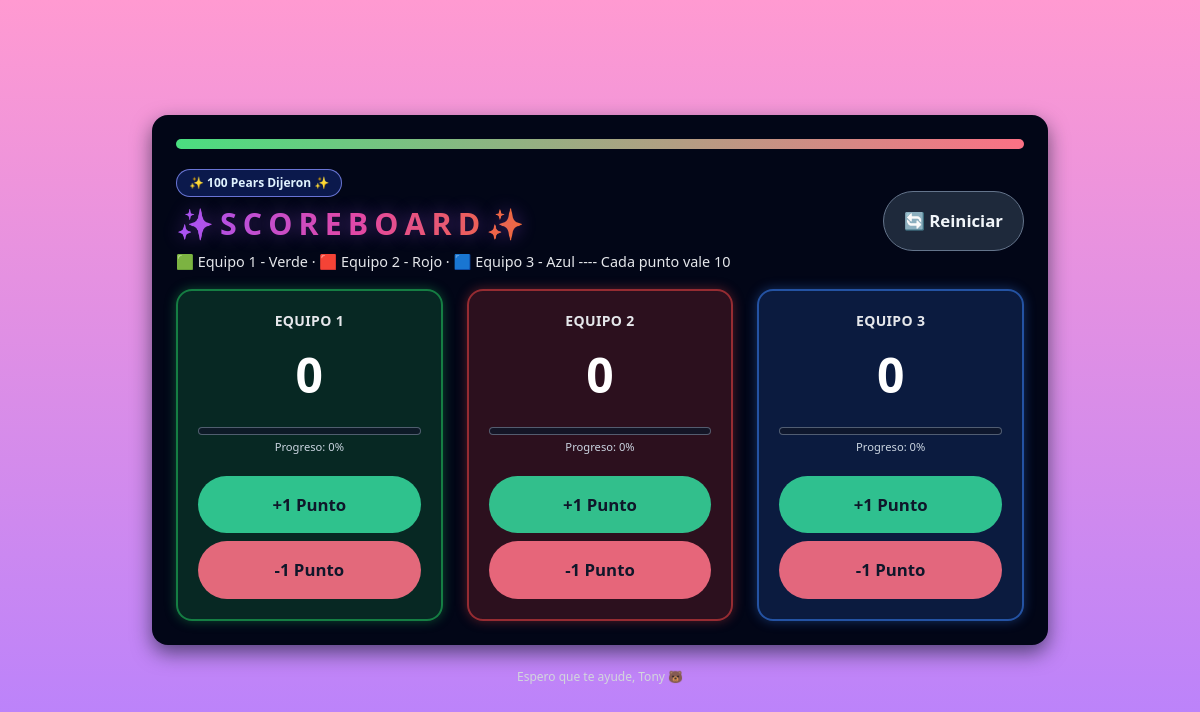
The page / on the database its author committed.
### scoreboard/models.py (models this page shows, shortened)
class Team(models.Model):
    name = models.CharField(max_length=50)
    color = models.CharField(max_length=20, blank=True)
    points = models.IntegerField(default=0)
    MAX_POINTS = 200
    @property
    def progress(self) -> int:
        if self.MAX_POINTS <= 0:
            return 0
        pct = (self.points / self.MAX_POINTS) * 100
        pct = max(0, min(100, pct))
        return int(pct)

### scoreboard/views.py (the view)
# urls.py: path("", views.index, name="index"),
def index(request):
    teams = Team.objects.all().order_by("id")
    return render(request, "scoreboard/index.html", {"teams": teams})

### scoreboard/templates/scoreboard/index.html (shortened to what this page needs)
{% extends "scoreboard/base.html" %}
{% block content %}
    <div class="card p-6">
        <div class="board-strip mb-5"></div>
        <div class="flex items-center justify-between mb-4">
        <div class="space-y-1">
            <span class="title-pill">
            ✨ 100 Pears Dijeron ✨
            </span>
            <h1 class="title-main title-main-shadow mt-1">
            </h1>
            <p class="title-sub">
            🟩 Equipo 1 - Verde · 🟥 Equipo 2 - Rojo · 🟦 Equipo 3 - Azul ---- Cada punto vale 10
            </p>
        </div>
        <div>
            <form hx-post="{% url 'scoreboard:reset_scores' %}" hx-target="#scores" hx-swap="outerHTML">
            <button class="btn-giant bg-slate-800 hover:bg-slate-700 text-slate-100 border border-slate-500">
                🔄 Reiniciar
            </button>
            </form>
        </div>
        </div>
        {% include "scoreboard/_scores.html" %}
    </div>
    <div class="mt-6 text-center text-gray-300 text-xs">
        Espero que te ayude, Tony 🐻
    </div>
{% endblock %}

### scoreboard/templates/scoreboard/_scores.html (shortened to what this page needs)
<div id="scores" class="grid grid-cols-1 md:grid-cols-3 gap-6">
  {% for team in teams %}
    <div
      class="card p-5 text-center
      {% if forloop.counter == 1 %} team-card-green
      {% elif forloop.counter == 2 %} team-card-red
      {% else %} team-card-blue
      {% endif %}"
    >
      <div class="text-sm font-semibold uppercase tracking-wide mb-2 team-name">
        {{ team.name }}
      </div>
      <div class="score-num text-white" id="score-{{ team.id }}">
        {{ team.points }}
      </div>
      <div class="mt-4">
        <div class="progress-track">
        </div>
        <p class="mt-1 text-[0.7rem] text-slate-300">
          Progreso: {{ team.progress }}%
        </p>
      </div>
      <div class="mt-5 flex flex-col gap-2">
        <form
          hx-post="{% url 'scoreboard:add_points' team.id %}"
          hx-target="#scores"
          hx-swap="outerHTML"
        >
          <button
            type="submit"
            class="btn-giant bg-emerald-400/90 hover:bg-emerald-300 text-slate-900 w-full"
          >
            +1 Punto
          </button>
        </form>
        <form
          hx-post="{% url 'scoreboard:subtract_points' team.id %}"
          hx-target="#scores"
          hx-swap="outerHTML"
        >
          <button
            type="submit"
            class="btn-giant bg-rose-400/90 hover:bg-rose-300 text-slate-900 w-full"
          >
            -1 Punto
          </button>
        </form>
      </div>
    </div>
  {% endfor %}
</div>

### scoreboard/templates/scoreboard/base.html (style rules this page uses)
body { background: linear-gradient(180deg, #ff9ad1, #b480ff); background-attachment: fixed; font-family: ui-sans-serif, system-ui, -apple-system, "Segoe UI", Roboto, "Helvetica Neue", Arial; }
.card { border-radius: 16px; box-shadow: 0 8px 20px rgba(15,23,42,0.6); background: #020617; }
.score-num { font-weight: 800; font-size: 3rem; color: #ffffff !important; }
.btn-giant { padding: 1rem 1.25rem; border-radius: 9999px; font-weight: 700; font-size: 1.05rem; transition: 0.2s ease-in-out; }
.team-card-green { background: rgba(34, 197, 94, 0.18); backdrop-filter: blur(6px); border: 2px solid rgba(34, 197, 94, 0.55); box-shadow: 0 0 12px rgba(34, 197, 94, 0.35); }
.team-card-red { background: rgba(239, 68, 68, 0.18); backdrop-filter: blur(6px); border: 2px solid rgba(239, 68, 68, 0.55); box-shadow: 0 0 12px rgba(239, 68, 68, 0.35); }
.team-card-blue { background: rgba(59, 130, 246, 0.18); backdrop-filter: blur(6px); border: 2px solid rgba(59, 130, 246, 0.55); box-shadow: 0 0 12px rgba(59, 130, 246, 0.35); }
.board-strip { height: 10px; border-radius: 9999px; background: linear-gradient(90deg, #4ade80, #fb7185, #60a5fa, #facc15); background-size: 300% 100%; animation: stripMove 8s ease-in-out infinite; }
.title-main { font-size: 1.9rem; font-weight: 900; letter-spacing: -0.03em; background: linear-gradient(90deg, #a855f7, #ec4899, #f97316, #22c55e); -webkit-background-clip: text; color: transparent; }
.title-main-shadow { text-shadow: 0 0 18px rgba(168, 85, 247, 0.45); }
.title-sub { font-size: 0.9rem; color: #e5e7eb; }
.title-pill { display: inline-flex; align-items: center; gap: 0.4rem; padding: 0.25rem 0.75rem; border-radius: 999px; font-size: 0.75rem; font-weight: 600; background: rgba(30, 64, 175, 0.35); color: #e0f2fe; border: 1px solid rgba(129, 140, 248, 0.8); }
.progress-track { width: 100%; height: 0.55rem; border-radius: 9999px; background: rgba(15, 23, 42, 0.8); overflow: hidden; border: 1px solid rgba(148, 163, 184, 0.5); }
.team-name { color: #e5e7eb; }

### rows shown on the page
Team: name "EQUIPO 1", points "0", progress "0"
Team: name "EQUIPO 2", points "0", progress "0"
Team: name "EQUIPO 3", points "0", progress "0"
